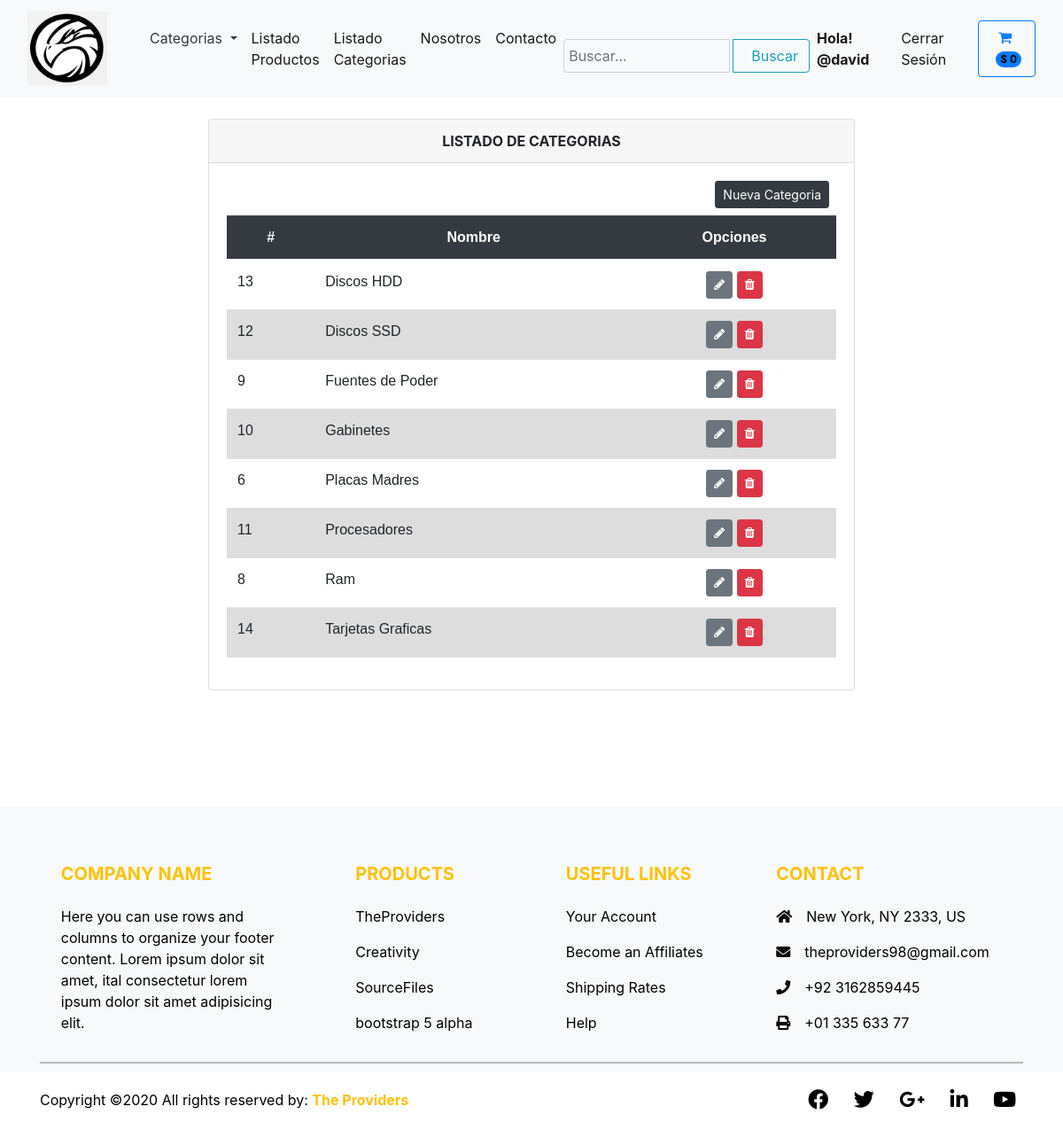
/categorias/ (signed in), run on the app's committed database.
### app/models.py (models this page shows, shortened)
class Categorias(models.Model):
    nombre = models.CharField(max_length=100)
    class Meta:
        db_table = "categorias"
        verbose_name = 'Categoria'
        verbose_name_plural = 'Categorias'
        ordering = ['id']

### app/views.py (the view)
# urls.py: path('categorias/', views.listCategorias, name='categorias'),
@login_required(login_url='/login')
def listCategorias(request):
    lista_categorias = Categorias.objects.all().order_by('nombre')
    page = request.GET.get('page', 1)
    try:
        paginator = Paginator(lista_categorias, 10)
        lista_categorias = paginator.page(page)
    except:
        raise Http404
    data = {'entity': lista_categorias,
            'title': 'LISTADO DE CATEGORIAS',
            'paginator': paginator
            }
    return render(request,'categorias.html', data)

### app/context_processors.py (called while the page is built)
def extras(request):
	lista_categorias = Categorias.objects.all().order_by('nombre')
	return {'categorias':lista_categorias}

def importe_total_carro(request):
	total=0
	if request.user.is_authenticated:
		if "carro" in request.session:
			for key, value in request.session["carro"].items():
				total= total + int(value["precio"])
	return {"importe_total_carro":total}

def total_carro(request):
    total=0
    if request.user.is_authenticated:
        if "carro" in request.session:
            for key, value in request.session["carro"].items():
                total= total + int(value["cantidad"])
    return {"total_carro":total}

### app/templates/categorias.html (shortened to what this page needs)
{% extends 'layouts/base.html' %} {% block content %}
<div class="min-vh-100 d-flex flex-colum py-4">
    <div class="container">
        <div class="row justify-content-center">
            <div class="col-lg-8 col-md-6 col-sm-4 animate__animated animate__backInRight animate__delay-0.4s">
                <div class="card">
                    <div class="card-header text-center font-weight-bold">
                        {{ title }}
                    </div>
                    <div class="card-body  table-responsive">
                        <div class="d-flex justify-content-end mb-2 mx-2">
                            <a href="/addcategoria" class="btn btn-dark btn-sm pull-right" type="submit">
                            Nueva Categoria
                            </a>
                        </div>
                        <table class="table table-condensed">
                            <thead class="thead-dark">
                                <tr class="text-center">
                                    <th scope="col">#</th>
                                    <th scope="col">Nombre</th>
                                    <th colspan="2">Opciones</th>
                                </tr>
                            </thead>
                            <tbody>
                                {% load bootstrap_icons %} {% if entity %} {% for categoria in entity %}
                                <tr>
                                    <td>{{ categoria.id }}</td>
                                    <td>{{ categoria.nombre }}</td>
                                    <td colspan="2" class="text-center">
                                        <a class="btn btn-secondary btn-sm" href="{% url 'tienda:editcategoria' categoria.id %}" type="button"><i class="fa fa-pencil"></i></a>
                                        <a class="btn btn-danger btn-sm" href="{% url 'tienda:deleteCategoria' categoria.id %}" type="button"><i class="fa fa-trash"></i></a>
                                    </td>
                                </tr>
                                {% endfor %} {% else %}
                                <div class="text-center text-warning">
                                    <h3> No existen Productos relacionados a esta categoria</h3>
                                </div>
                                {% endif %}
                            </tbody>
                        </table>
                    </div>
                </div>
            </div>
        </div>
    </div>
</div>
{% endblock %}

### app/templates/layouts/base.html (shortened to what this page needs)
{% load static %}
<!DOCTYPE html>
<html lang="es">
<head>
    <link rel="stylesheet" href="{% static 'app/Scripts/estilo.css' %}" >
    <link rel="stylesheet" href="{% static 'app/Scripts/styles.css' %}" >
    <link rel="stylesheet" href="https://maxcdn.bootstrapcdn.com/bootstrap/4.5.2/css/bootstrap.min.css">
    <link href="https://cdn.jsdelivr.net/npm/bootstrap@5.1.3/dist/css/bootstrap.min.css" rel="stylesheet">
    <link rel="stylesheet" href="https://stackpath.bootstrapcdn.com/bootstrap/4.5.0/css/bootstrap.min.css">
	<link rel="stylesheet" type="text/css" href="https://cdnjs.cloudflare.com/ajax/libs/font-awesome/5.14.0/css/all.min.css">
    <link rel="stylesheet" href="https://cdnjs.cloudflare.com/ajax/libs/font-awesome/4.7.0/css/font-awesome.min.css">
</head>
<body>
        <nav class="navbar navbar-expand-lg navbar-light bg-light">
            <div class="container-fluid">
                <a class="navbar-brand" href="/">
                    <img src="{% static 'app/img/Logo/falcon4.png' %}" alt="" width="90" height="84">
                  </a>
                <div class="collapse navbar-collapse" id="navbarSupportedContent">
                    <ul class="navbar-nav me-auto mb-2 mb-lg-0 ms-lg-4">
                        <div class="dropdown show">
                        <a class="nav-link dropdown-toggle text-dark" href="#" role="button" id="dropdownMenuLink" data-toggle="dropdown" aria-haspopup="true" aria-expanded="false">
                            Categorias
                        </a>
                    </div>
                        {% if user.is_staff %}
                        <li class="nav-item">
                            <a class="nav-link active" aria-current="page" href="/listarproductos">
                                    Listado Productos
                                </a>
                        </li>
                        <li class="nav-item">
                            <a class="nav-link active" aria-current="page" href="/categorias">
                                    Listado Categorias
                                </a>
                        </li>
                        {% endif %}
                        <li class="nav-item">
                            <a class="nav-link active" aria-current="page" href="#">
                                Nosotros
                            </a>
                        </li>
                        <li class="nav-item">
                            <a class="nav-link active" aria-current="page" href="#">
                                Contacto
                            </a>
                        </li>
                    </ul>
                    <form class="d-flex d-md-inlne-block form-inline justify-content-end mt-3" method="POST" action="">
                        <div class="input-group">
                            <input type="text" class="form-control bg-light border-1 small text-left" name="buscador" placeholder="Buscar..." value="{{ request.POST.buscador }}">
                            <div class="input-group-append">
                                <button class="btn btn-outline-info my-2 my-sm-0" type="submit">Buscar</button>
                            </div>
                        </div>
                    </form>
                    <ul class="navbar-nav d-flex ml-auto mb-2 mb-lg-0 ms-lg-4">
                        {% if user.is_authenticated %}
                        {% load humanize %}
                        <li class="nav-item">
                            <a class="nav-link active" aria-current="page" href="#">
                                <b>Hola! @{{ user.username }}</b>
                            </a>
                        </li>
                        <li class="nav-item">
                            <a class="nav-link active" aria-current="page" href="{% url 'logout' %}">
                                        Cerrar Sesión
                                </a>
                        </li>
                        <div class="d-flex">
                            <a href="{% url 'tienda:viewcart' %}" class="btn btn-outline-primary">
                                <i class="fa fa-shopping-cart me-1"></i>
                                <span class="badge bg-primary text-black ms-1 rounded-pill">$ {{ importe_total_carro | intcomma }}</span>
                            </a>
                        </div>
                        {% endif %}
                    </ul>
                </div>
            </div>
        </nav>
    {% block content %}
    {% endblock content %}
    <footer class="bg-light text-black pt-5 pb-4">
        <div class="container text-center text-md-left">
            <div class="row text-center text-md-left">
                <div class="col-md-3 col-lg-3 col-xl-3 mx-auto mt-3">
                    <h5 class="text-uppercase mb-4 font-weight-bold text-warning">Company Name</h5>
                    <p>Here you can use rows and columns to organize your footer content. Lorem ipsum dolor sit amet,
              ital consectetur lorem ipsum dolor sit amet adipisicing elit.</p>
                </div>
                <div class="col-md-2 col-lg-2 col-xl-2 mx-auto mt-3">
                    <h5 class="text-uppercase mb-4 font-weight-bold text-warning">Products</h5>
                <p>
                    <a href="#" class="text-black" style="text-decoration: none;"> TheProviders</a>
                </p>
                <p>
                    <a href="#" class="text-black" style="text-decoration: none;"> Creativity</a>
                </p>
                <p>
                    <a href="#" class="text-black" style="text-decoration: none;"> SourceFiles</a>
                </p>
                <p>
                    <a href="#" class="text-black" style="text-decoration: none;"> bootstrap 5 alpha</a>
                </p>
                </div>
                <div class="col-md-3 col-lg-2 col-xl-2 mx-auto mt-3">
                    <h5 class="text-uppercase mb-4 font-weight-bold text-warning">Useful links</h5>
                <p>
                    <a href="#" class="text-black" style="text-decoration: none;"> Your Account</a>
                </p>
                <p>
                    <a href="#" class="text-black" style="text-decoration: none;"> Become an Affiliates</a>
                </p>
                <p>
                    <a href="#" class="text-black" style="text-decoration: none;">Shipping Rates</a>
                </p>
                <p>
                    <a href="#" class="text-black" style="text-decoration: none;"> Help</a>
                </p>
                </div>
                <div class="col-md-4 col-lg-3 col-xl-3 mx-auto mt-3">
                    <h5 class="text-uppercase mb-4 font-weight-bold text-warning" >Contact</h5>
                    <p>
                        <i class="fas fa-home mr-3"></i>New York, NY 2333, US
                    </p>
                    <p>
                        <i class="fas fa-envelope mr-3"></i>theproviders98@gmail.com
                    </p>
                    <p>
                        <i class="fas fa-phone mr-3"></i>+92 3162859445
                    </p>
                    <p>
                        <i class="fas fa-print	 mr-3"></i>+01 335 633 77
                    </p>
                </div>
            </div>
            <hr class="mb-4">
            <div class="row align-items-center">
                <div class="col-md-7 col-lg-8">
                    <p>	Copyright ©2020 All rights reserved by:
                        <a href="#" style="text-decoration: none;">
                            <strong class="text-warning">The Providers</strong>
                        </a></p>
                </div>
                <div class="col-md-5 col-lg-4">
                    <div class="text-center text-md-right">
                        <ul class="list-unstyled list-inline">
                            <li class="list-inline-item">
                                <a href="#" class="btn-floating btn-sm text-black" style="font-size: 23px;"><i class="fab fa-facebook"></i></a>
                            </li>
                            <li class="list-inline-item">
                                <a href="#" class="btn-floating btn-sm text-black" style="font-size: 23px;"><i class="fab fa-twitter"></i></a>
                            </li>
                            <li class="list-inline-item">
                                <a href="#" class="btn-floating btn-sm text-black" style="font-size: 23px;"><i class="fab fa-google-plus"></i></a>
                            </li>
                            <li class="list-inline-item">
                                <a href="#" class="btn-floating btn-sm text-black" style="font-size: 23px;"><i class="fab fa-linkedin-in"></i></a>
                            </li>
                            <li class="list-inline-item">
                                <a href="#" class="btn-floating btn-sm text-black" style="font-size: 23px;"><i class="fab fa-youtube"></i></a>
                            </li>
                        </ul>
                    </div>
                </div>
            </div>
        </div>
    </footer>
</body>
</html>

### app/static/app/Scripts/estilo.css (style rules this page uses)
td { text-align: center; }
table { font-family: arial, sans-serif; border-collapse: collapse; width: 100%; }
td, th { border: 1px solid #dddddd; text-align: left; padding: 8px; }
tr:nth-child(even) { background-color: #dddddd; }
* { margin:0; padding:0; }
body { background-color:#EDF2F7; font-family: 'Open Sans', sans-serif; }
nav { display: flex; justify-content: flex-end; align-items: center; height: 100%; }
nav a { color:white; text-decoration: none; }
footer { width: 100%; height: 300px; background-color: #2D3748; }
input[type=text], input[type=email], input[type=number], select, textarea { width: 100%; padding: 5px; }

### data on the page
Categorias: id "13", nombre "Discos HDD"
Categorias: id "12", nombre "Discos SSD"
Categorias: id "9", nombre "Fuentes de Poder"
Categorias: id "10", nombre "Gabinetes"
Categorias: id "6", nombre "Placas Madres"
Categorias: id "11", nombre "Procesadores"
Categorias: id "8", nombre "Ram"
Categorias: id "14", nombre "Tarjetas Graficas"

### other printed values
{{ user.username }} "david"
{{ importe_total_carro | intcomma }} "0"
{{ title }} "LISTADO DE CATEGORIAS"
